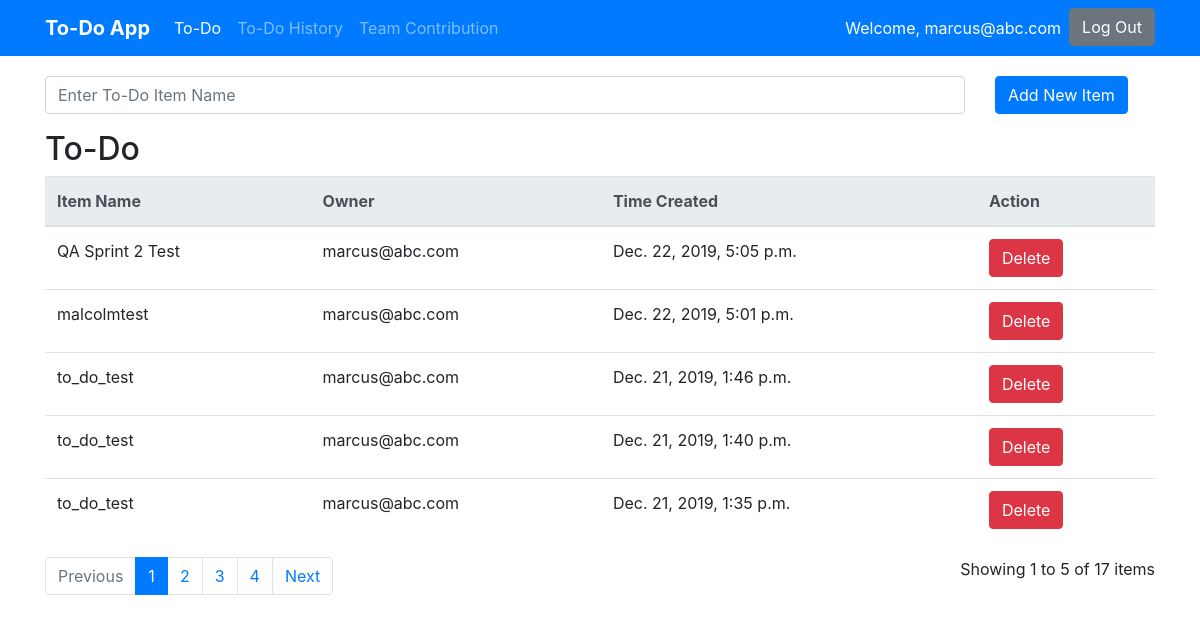
The page /To_do_page/ (signed in) on the database its author committed.
### To_do_page/models.py (models this page shows)
class ToDoItem(models.Model):
    owner = models.CharField(max_length=100)
    Todo = models.TextField()
    Timecreated = models.DateTimeField()

### To_do_page/views.py (the view, shortened to what this page needs)
# urls.py: path('To_do_page/', todoGreeting, name='todopage'),
def todoGreeting(request):
    context = {}
    own = get_user(request)
    all_todo = ToDoItem.objects.all().filter(owner=own).order_by('-Timecreated')
    paginator = Paginator(all_todo, 5)
    page = request.GET.get('page')
    if page is not None:
        all_todo = paginator.get_page(page)
        context['all_items'] = all_todo
    else:
        all_todo = paginator.get_page(1)
        context['all_items'] = all_todo
    return render(request, 'to_do.html', context)

### To_do_page/templates/to_do.html (shortened to what this page needs)
{% extends 'base.html' %}
{% block content %}
{% if user.is_authenticated %}
<form action="{% url 'todopage' %}" method="post">
	<div class="row">
			<div class="col-sm-8 col-md-9 col-lg-10">
				<div class="form-group" id="form-container">
					<input type="text" class="form-control" id="Todo" name="Todo" placeholder="Enter To-Do Item Name" required>
				</div>
			</div>
			<div class="col-sm-4 col-md-3 col-lg-2">
				<div id="add-btn-container">
					<button class="btn btn-primary" type="submit">Add New Item</button>
				</div>
			</div>
	</div>
</form>
<h2>To-Do</h2>
<table class="table" id="to-do-table">
	<thead class="thead-light">
		<tr>
			<th>Item Name</th>
			<th>Owner</th>
			<th>Time Created</th>
			<th>Action</th>
		</tr>
	</thead>
	<tbody>
		{% for todo_item in all_items %}
		<tr>
			<td name="todo">{{ todo_item.Todo }}</td>
			<td name="owner">{{ todo_item.owner }}</td>
			<td name="time_created">{{ todo_item.Timecreated }}</td>
			<td name="action">
				<form action="/deleteTodo/{{todo_item.id}}/{{todo_item.owner}}/{{todo_item.Todo}}/" method="post">
					<button name="delete" class="btn btn-danger" type="submit">Delete</button>
				</form>
			</td>
		</tr>
		{% endfor %}
	</tbody>
</table>
<div class="row">
	<div class="col-sm-8">
		{% if all_items.has_other_pages %}
		<ul class="pagination">
		  {% if all_items.has_previous %}
			<li class="page-item"><a class="page-link" href="?page={{ all_items.previous_page_number }}">Previous</a></li>
		  {% else %}
			<li class="page-item disabled"><span class="page-link">Previous</span></li>
		  {% endif %}
		  {% for i in all_items.paginator.page_range %}
			{% if all_items.number == i %}
			  <li class="page-item active"><span class="page-link">{{ i }} <span class="sr-only">(current)</span></span></li>
			{% else %}
			  <li class="page-item"><a class="page-link" href="?page={{ i }}">{{ i }}</a></li>
			{% endif %}
		  {% endfor %}
		  {% if all_items.has_next %}
			<li class="page-item"><a class="page-link" href="?page={{ all_items.next_page_number }}">Next</a></li>
		  {% else %}
			<li class="page-item disabled"><span class="page-link">Next</span></li>
		  {% endif %}
		</ul>
	  {% endif %}
	</div>
	<div class="col-sm-4">
		<p id="pagination-count">Showing {{ all_items.start_index }} to {{ all_items.end_index }} of {{ all_items.paginator.count }} items</p>
	</div>
</div>
{% else %}
<p class='error_msg'>You are not logged in</p>
<a class="btn btn-primary" href="{% url 'login' %}">Login</a>
{% endif %}
{% endblock %}

### templates/base.html (shortened to what this page needs)
{% load static %}
<!DOCTYPE html>
<html>
<head>
    <link rel="stylesheet" href="https://stackpath.bootstrapcdn.com/bootstrap/4.3.1/css/bootstrap.min.css"
>
    <link rel="stylesheet" href="{% static 'css/styles.css' %}">
</head>
<body>
    <nav class="navbar navbar-expand-md navbar-dark bg-primary">
        <div class="container">
            <a class="navbar-brand" href="{% url 'todopage' %}" style="font-weight: bold;">To-Do App</a>
            <div class="collapse navbar-collapse" id="navbarNav">
                <ul class="navbar-nav mr-auto">
                    {% if request.user.is_authenticated %}
                    <li class="nav-item {% if request.resolver_match.url_name == 'todopage' %}active{% endif %}">
                        <a class="nav-link" href="{% url 'todopage' %}">To-Do</a>
                    </li>
                    <li class="nav-item {% if request.resolver_match.url_name == 'todohistorypage' %}active{% endif %}">
                        <a class="nav-link" href="{% url 'todohistorypage' %}">To-Do History</a>
                    </li>
                    <li class="nav-item {% if request.resolver_match.url_name == 'contributionpage' %}active{% endif %}">
                        <a class="nav-link" href="{% url 'contributionpage' %}">Team Contribution</a>
                    </li>
                    {% endif %}
                </ul>
                <ul class="navbar-nav ml-auto">
                    {% if not request.user.is_authenticated %}
                    <li class="nav-item">
                        <a class="btn btn-secondary" href="{% url 'login' %}">Login</a>
                    </li>
                    {% else %}
                    <li class="nav-item">
                        <a class="nav-link active">Welcome, {{ user.username }}</a>
                    </li>
                    <li class="nav-item">
                        <a class="btn btn-secondary" href="{% url 'logout' %}">Log Out</a>
                    </li>
                    {% endif %}
                </ul>
            </div>
        </div>
    </nav>
    <div class="container">
        <main>
            {% block content %}
            {% endblock %}
        </main>
    </div>
</body>
</html>

### To_do_page/static/css/styles.css (style rules this page uses)
#form-container, #add-btn-container { padding-top: 20px; }
#to-do-table, #to-do-history-table { word-wrap: break-word; overflow-wrap: break-word; }
#to-do-table tbody tr td[name=todo], #to-do-history-table tbody tr td[name=item] { max-width: 400px; }
#pagination-count { display: block; text-align: right; }

### rows shown on the page
ToDoItem: Todo "QA Sprint 2 Test", owner "marcus@abc.com", Timecreated "Dec. 22, 2019, 5:05 p.m."
ToDoItem: Todo "malcolmtest", owner "marcus@abc.com", Timecreated "Dec. 22, 2019, 5:01 p.m."
ToDoItem: Todo "to_do_test", owner "marcus@abc.com", Timecreated "Dec. 21, 2019, 1:46 p.m."
ToDoItem: Todo "to_do_test", owner "marcus@abc.com", Timecreated "Dec. 21, 2019, 1:40 p.m."
ToDoItem: Todo "to_do_test", owner "marcus@abc.com", Timecreated "Dec. 21, 2019, 1:35 p.m."

### other values the page prints
{{ user.username }} "marcus@abc.com"
{{ i }} "1"
{{ i }} "2" "3" "4"
{{ all_items.start_index }} "1"
{{ all_items.end_index }} "5"
{{ all_items.paginator.count }} "17"
